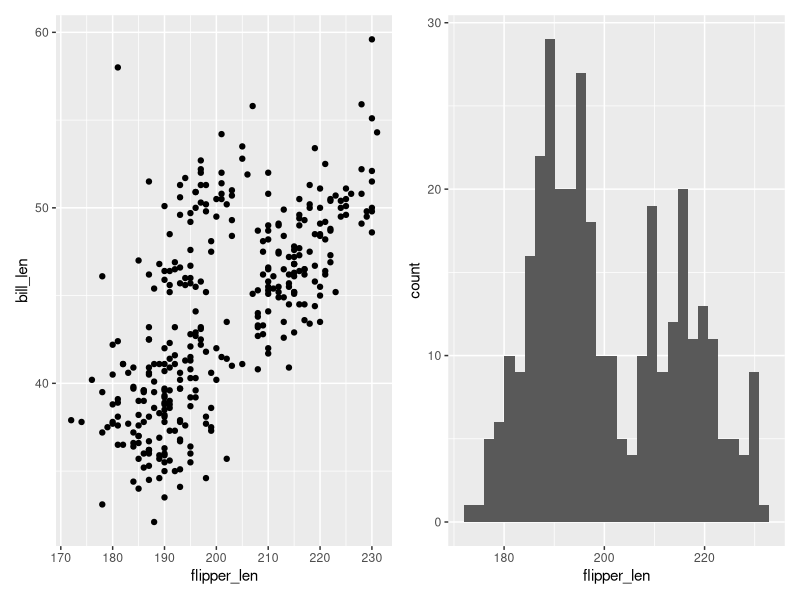
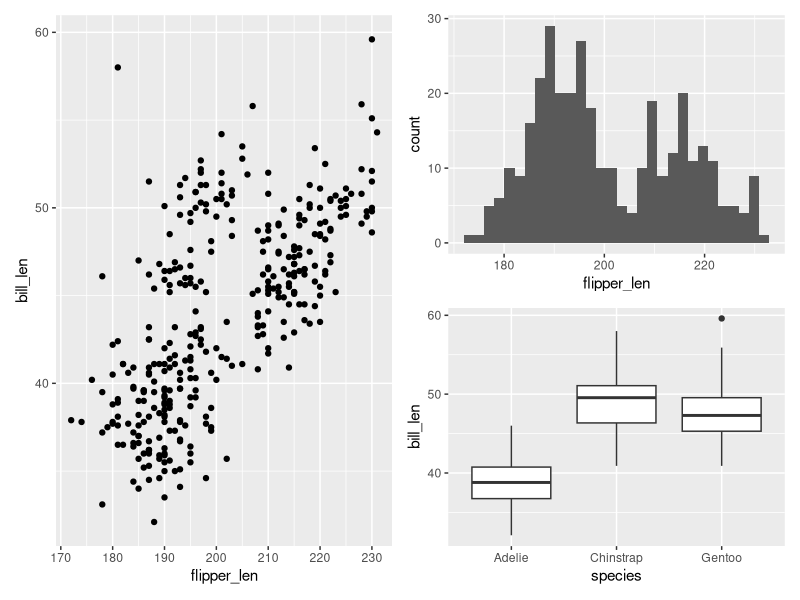
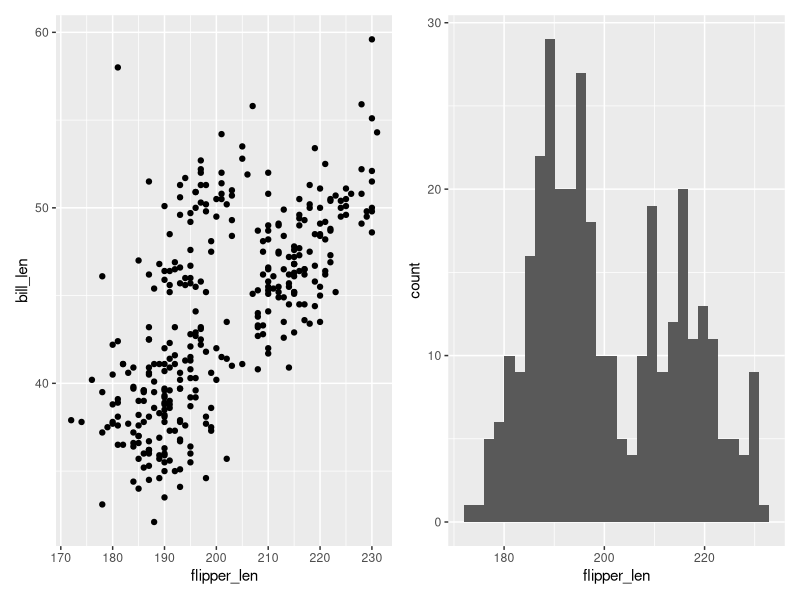
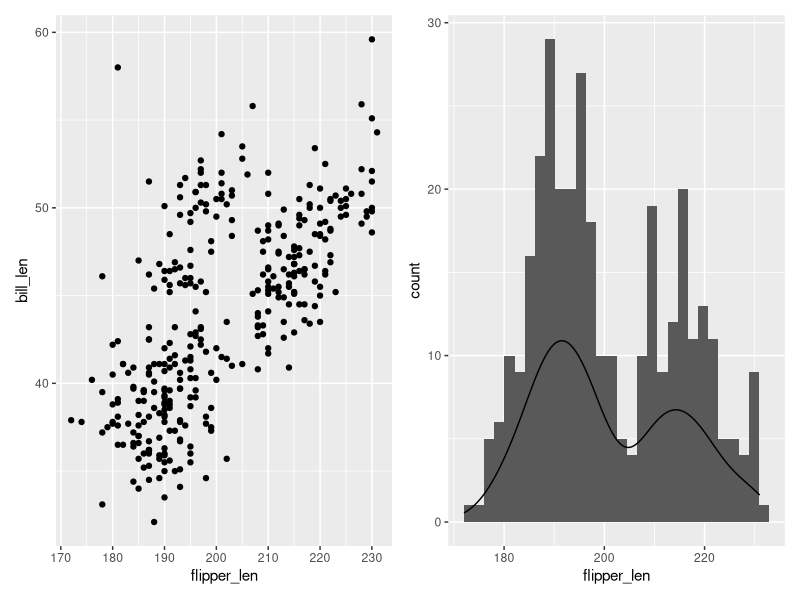
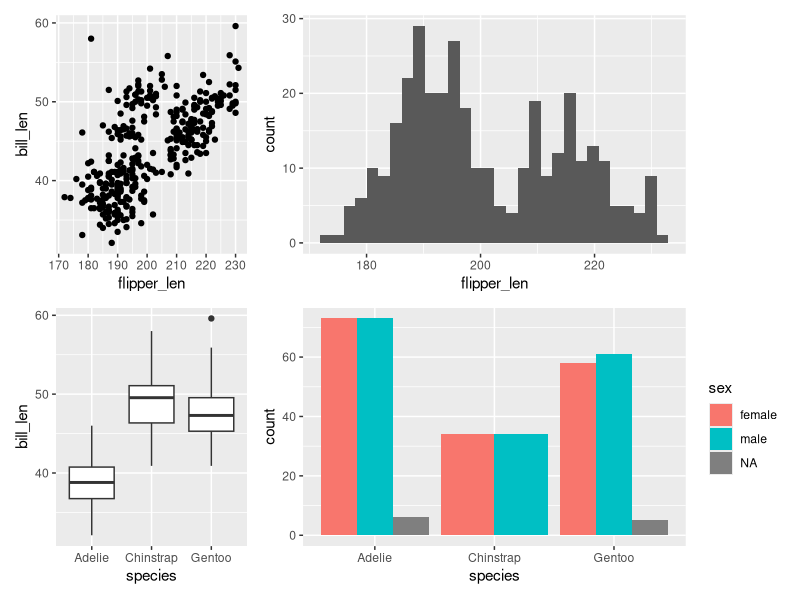
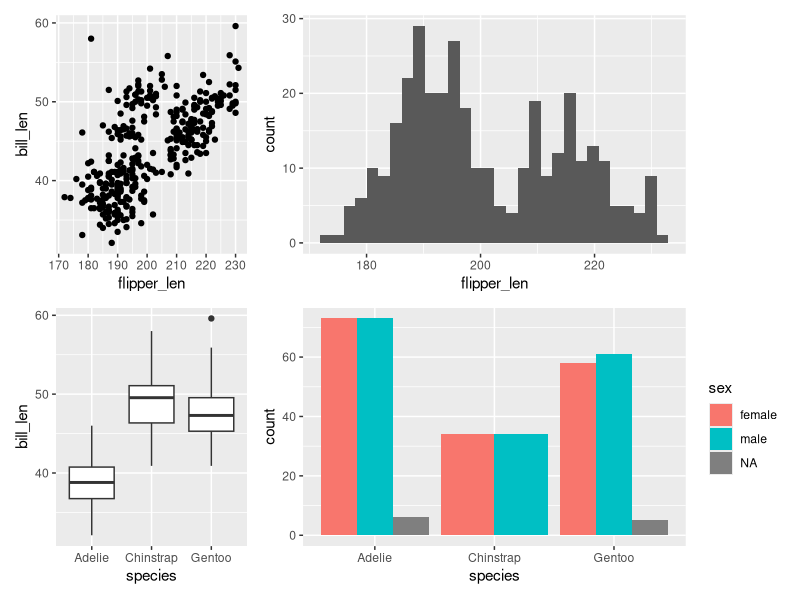
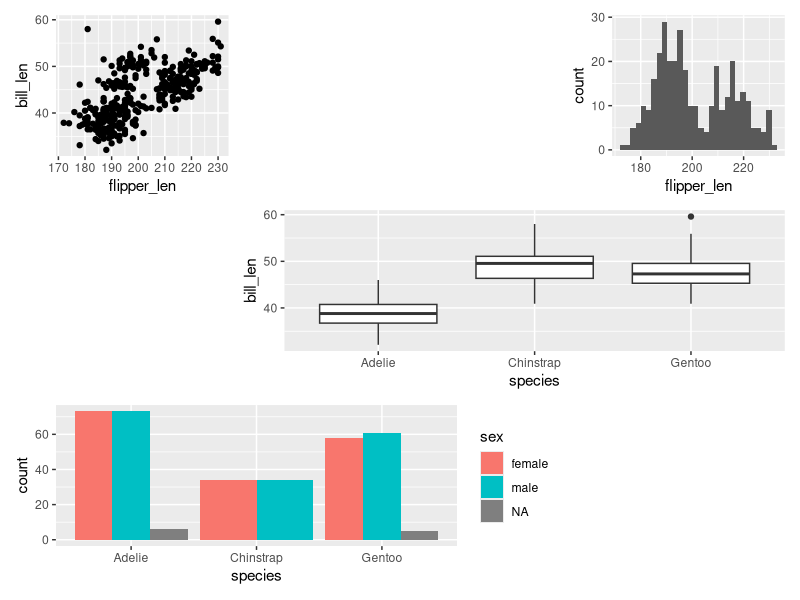
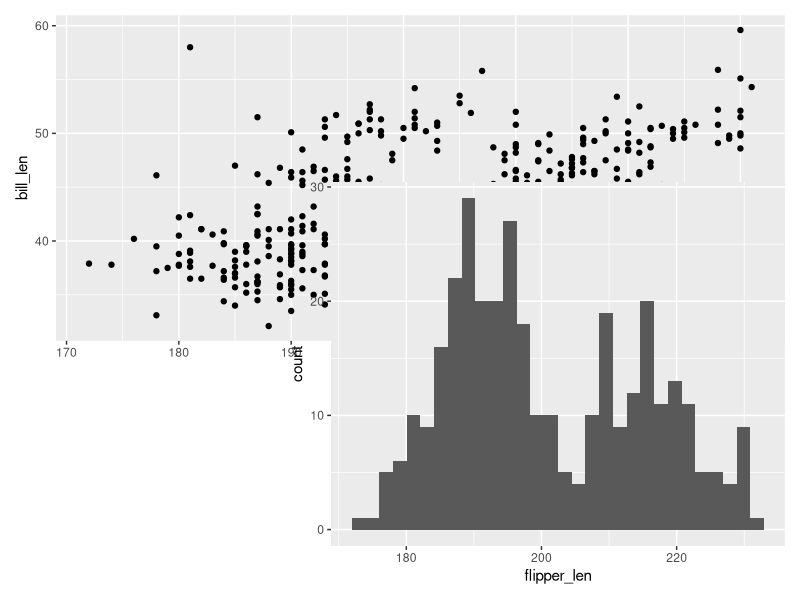

Source code (R) for these figures, in order:
## ---- chunk 1
#| include: false

library(ggplot2)
library(patchwork)
## ---- chunk 2
p1 <- ggplot(penguins) + 
  geom_point(aes(x = flipper_len, y = bill_len))

p2 <- ggplot(penguins) + 
  geom_histogram(aes(flipper_len))

p1 + p2
## ---- chunk 3
p3 <- ggplot(penguins) + 
  geom_boxplot(aes(species, bill_len))

p1 | (p2 / p3)
## ---- chunk 4
ggplot(penguins) + 
  geom_point(aes(x = flipper_len, y = bill_len)) + 
  ggplot(penguins) + 
  geom_histogram(aes(flipper_len))
## ---- chunk 5
p1 + p2 +
  geom_density(
    aes(flipper_len, after_stat(count))
  )
## ---- chunk 6
p4 <- ggplot(penguins) + 
  geom_bar(
    aes(species, fill = sex), 
    position = "dodge"
  )

wrap_plots(p1, p2, p3, p4, widths = c(1, 2))
## ---- chunk 7
p1 + p2 + p3 + p4 + plot_layout(widths = c(1, 2))
## ---- chunk 8
layout <- "
A#B
#CC
DD#
"
p1 + p2 + p3 + p4 + 
  plot_layout(design = layout)
## ---- chunk 9
layout <- c(
  area(1, 1, 2, 3),
  area(2, 2, 3, 3)
)
p1 + p2 + 
  plot_layout(design = layout)
## ---- chunk 10
p1 + inset_element(
  p2, 
  left = 0.5, 
  bottom = 0.5, 
  right = grid::unit(1, "npc") - grid::unit(6, "mm"),
  top = grid::unit(1, "npc") - grid::unit(6, "mm"),
)
## ---- chunk 11
p3a <- p3 + 
  guides(x = guide_axis(angle = 45))
p1 + p3a
## ---- chunk 12
p1 + free(p3a, side = "b")
## ---- chunk 13
free(p1, "label", side = "b") + p3a
